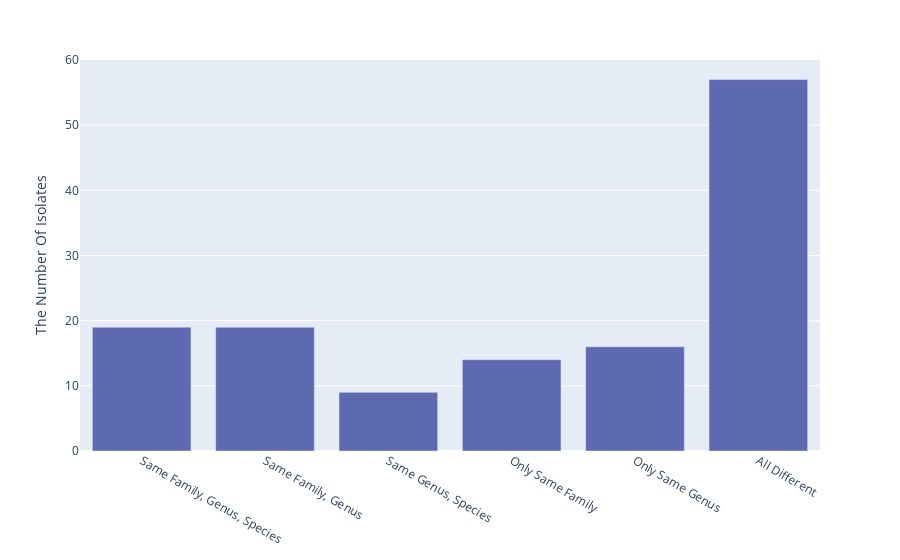

The notebook cell this image was saved under:
### Markdown cell above
### Levels with Similar Taxonomies after Diverging from Order

### Code cell
dfordDif = pd.read_excel(REPO + 'Data/Obj2.xlsx', sheet_name='DivordconvAna')
figordDif = px.bar(dfordDif, x='Categorization of isolates where order not the same', y=['Number of Isolates'], color_discrete_map={
        'Number of Isolates': 'rgb(93,105,177)',
    })
figordDif.update_layout(xaxis_title=None) 
figordDif.update_yaxes(title='The Number Of Isolates')
figordDif.update_layout(showlegend=False)
figordDif.show()

### Figure 1 — Plotly figure (JSON) as saved in the notebook; plotly's stock layout.template omitted (floating-point values rounded to 4 significant figures)
{"data": [{"alignmentgroup": "True", "hovertemplate": "variable=Number of Isolates<br>Categorization of isolates where order not the same=%{x}<br>value=%{y}<extra></extra>", "legendgroup": "Number of Isolates", "marker": {"color": "rgb(93,105,177)", "pattern": {"shape": ""}}, "name": "Number of Isolates", "offsetgroup": "Number of Isolates", "orientation": "v", "showlegend": true, "textposition": "auto", "type": "bar", "x": ["Same Family, Genus, Species", "Same Family, Genus", "Same Genus, Species", "Only Same Family", "Only Same Genus", "All Different"], "xaxis": "x", "y": [19, 19, 9, 14, 16, 57], "yaxis": "y"}], "layout": {"barmode": "relative", "legend": {"title": {"text": "variable"}, "tracegroupgap": 0}, "margin": {"t": 60}, "showlegend": false, "xaxis": {"anchor": "y", "domain": [0, 1], "title": {}}, "yaxis": {"anchor": "x", "domain": [0, 1], "title": {"text": "The Number Of Isolates"}}}}
